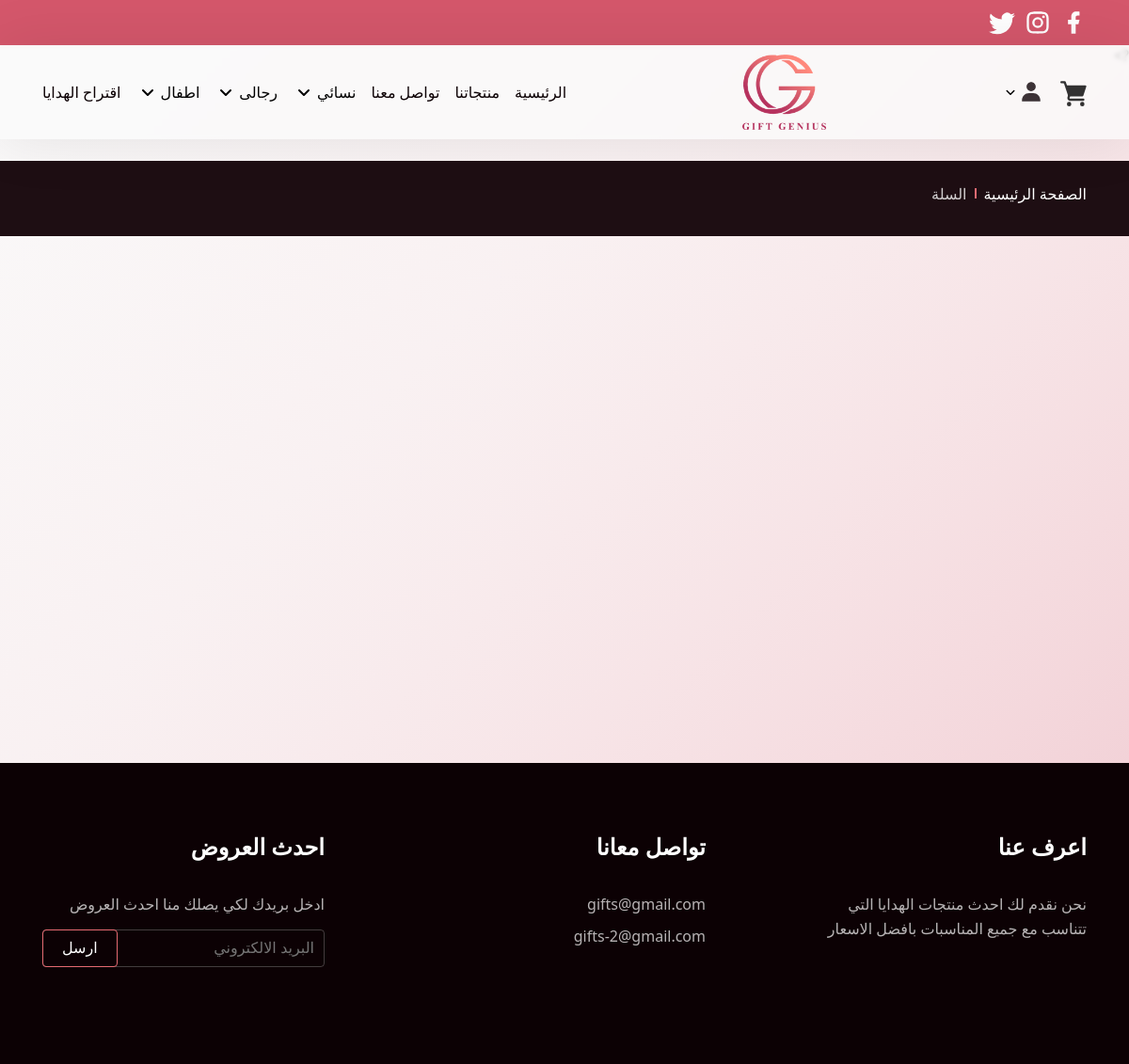
/cart.php (signed in), run on the app's committed database.
### tables this page shows
CREATE TABLE `main_categories` (
  `id` int(11) UNSIGNED NOT NULL,
  `name` varchar(255) DEFAULT NULL
);

### system/helper.php (called while the page is built, shortened)
<?php
if (!function_exists('runQuery')) {
    function runQuery($query)
    {
        $servername = "localhost";
        $username = "root";
        $password = "";
        $database = "gift";
        $conn = new mysqli($servername, $username, $password, $database);
        $conn->set_charset("utf8");
        return $conn->query($query);
    }
}

### cart.php (the view, shortened to what this page needs)
<?php
require('system/helper.php');
?>
<!DOCTYPE html>
<html lang="ar">
<head>
    <link rel="stylesheet" href="./assets/css/cart-D8-10WCZ.css"/>
    <link rel="stylesheet" href="./assets/css/Categories-YAZY97fB.css"/>
</head>
<body>
<?php
include 'layout/inc/header.php';
?>
<main>
    <section class="breadcrumb relative overflow-hidden">
        <div class="container">
            <ul class="d-flex items-center  relative">
                <li class="defPage "><a href="index.php" class=""> الصفحة الرئيسية </a></li>
                <li class="separator"></li>
                <li class="linkPage"> السلة</li>
            </ul>
        </div>
    </section>
    <section class="cart">
    </section>
</main>
<footer>
    <div class="container d-flex items-start justify-between">
        <div class="footer-ul about-us"><p class="title fs-24 fw-700">اعرف عنا</p>
            <p class="dec line-relaxed fs-16">
                نحن نقدم لك احدث منتجات الهدايا التي تتناسب مع جميع المناسبات بافضل
                الاسعار
            </p></div>
        <div class="footer-ul contact-us"><p class="title fs-24 fw-700">تواصل معانا</p>
            <p class="dec line-relaxed fs-16">gifts@gmail.com</p>
            <p class="dec line-relaxed fs-16 pt-4">gifts-2@gmail.com</p></div>
        <div class="footer-ul news"><p class="title fs-24 fw-700">احدث العروض</p>
            <p class="dec line-relaxed fs-16">ادخل بريدك لكي يصلك منا احدث العروض</p>
            <form action="index.php">
                <div class="from-group relative mt-7"><input type="email" placeholder="البريد الالكتروني"
                                                             class="round-4 pr-5">
                    <button class="btn  btn-skew sendEmails round-4 px-9  top-0 left-0" type="submit"
                            aria-label="send email">
                        ارسل
                    </button>
                </div>
            </form>
        </div>
    </div>
</footer>
</body>
</html>

### layout/inc/header.php (shortened to what this page needs)
<?php
require('system/helper.php');
$selectCategoriesSql = 'SELECT * FROM main_categories order by id DESC';
$selectCategoriesResult = runQuery($selectCategoriesSql);
?>
<nav class="topNav absolute top-0 py-5">
    <div class="container">
        <div class="icons d-flex items-center gap-y-5">
            <svg width="24" height="24" viewBox="0 0 24 24" data-icon="facebook">
                <symbol id="ai:local:facebook">
                    <path fill="currentColor"
                          d="M14 13.5h2.5l1-4H14v-2c0-1.03 0-2 2-2h1.5V2.14c-.326-.043-1.557-.14-2.857-.14C11.928 2 10 3.657 10 6.7v2.8H7v4h3V22h4z"/>
                </symbol>
                <use xlink:href="#ai:local:facebook"></use>
            </svg>
              </div>
    </div>
</nav>
<header class="absolute">
    <div class="container">
        <nav class="d-flex items-center justify-between py-5">
            <ul class="iconList d-flex items-center">
                <li class="nav-items"><a href="cart.php" class="nav-link mt-3">
                    </a></li>
                <li class="dropdown nav-items pr-8 relative d-flex items-center openDropDown" data-drop="drop-0"><span
                            class="fw-700 nav-link relative openDropDown" data-drop="drop-0">
                                     </span>
                </li>
            </ul>
            <a href="index.php" class="logo mx-auto"> <img src="./assets/images/gifts-AELogo-Cz-3vIdu_86Imp.webp"
                                                           alt="logo for Gift Genius " class="img-cover" loading="eager"
                                                           width="620" height="559" decoding="async"> </a>
            <ul class="d-flex items-center link-list normalMenu">
                <li class="nav-items pr-8"><a class="fw-500 nav-link  relative" href="index.php"> الرئيسية </a></li>
                <li class="nav-items pr-8"><a class="fw-500 nav-link  relative" href="product.php"> منتجاتنا </a></li>
                <li class="nav-items pr-8"><a class="fw-500 nav-link  relative" href="ContactUs.php"> تواصل معنا </a>
                </li>
                <li class="nav-items pr-8"><a class="fw-500 nav-link  relative" href="Chat.php"> اقتراح الهدايا </a>
                </li>
                <?php
                if ($selectCategoriesResult->num_rows > 0) {
                    while ($row = $selectCategoriesResult->fetch_assoc()) {
                        ?>
                        <li class="dropdown nav-items pr-8 relative d-flex items-center openDropDown"
                            data-drop="drop-<?php echo $row['id']; ?>"><span
                                    class="fw-500 nav-link relative openDropDown"
                                    data-drop="drop-<?php echo $row['id']; ?>"> <?php echo $row['name']; ?></span>
                            <svg width="24" height="24" viewBox="0 0 24 24" class="pr-1 openDropDown"
                                 data-drop="drop-<?php echo $row['id']; ?>" id="arrowDropDown"
                                 data-icon="arrow-down">
                                <use xlink:href="#ai:local:arrow-down"></use>
                            </svg>
                        </li>
                        <?php
                    }
                }
                ?>
            </ul>
        </nav>
    </div>
</header>

### assets/css/cart-D8-10WCZ.css (style rules this page uses)
.cart { min-height: 70vh; padding-top: 14vh; padding-bottom: 5vh }
button { font-family: Cairo, sans-serif; }

### layout/assets/css.php (style rules this page uses)
body { font-family: Cairo, '_font_fallback_700968135695', system-ui; }

### data on the page
main_categories: name "نسائي"
main_categories: name "رجالى"
main_categories: name "اطفال", $row['id'] 2 (drawn)
